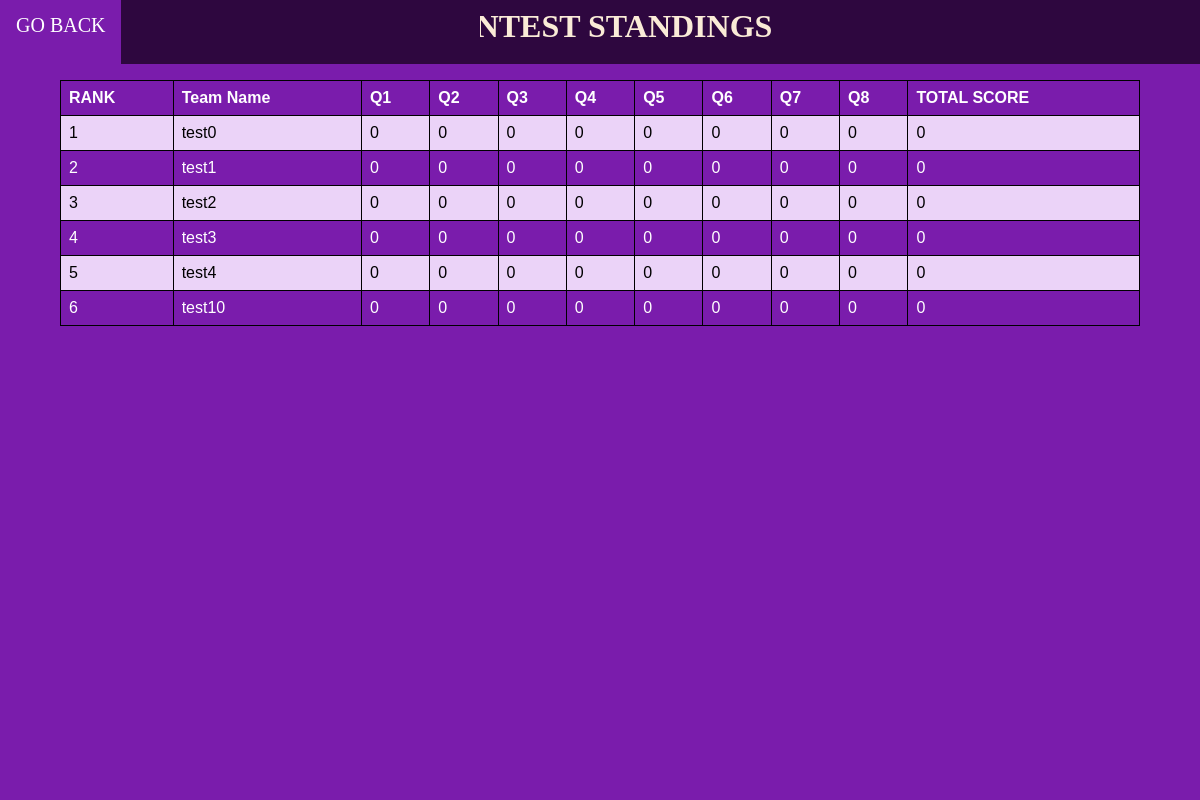
The page /standings/ on the database its author committed.
### app/models.py (models this page shows)
class Result(models.Model):
    id = models.AutoField(primary_key=True)
    user = models.ForeignKey(User, on_delete=models.CASCADE, related_name="result")
    q1s = models.IntegerField(default=0)
    q2s = models.IntegerField(default=0)
    q3s = models.IntegerField(default=0)
    q4s = models.IntegerField(default=0)
    q5s = models.IntegerField(default=0)
    q6s = models.IntegerField(default=0)
    q7s = models.IntegerField(default=0)
    q8s = models.IntegerField(default=0)
    q1t = models.DecimalField(max_digits=14, decimal_places=4, default=0.0000)
    q2t = models.DecimalField(max_digits=14, decimal_places=4, default=0.0000)
    q3t = models.DecimalField(max_digits=14, decimal_places=4, default=0.0000)
    q4t = models.DecimalField(max_digits=14, decimal_places=4, default=0.0000)
    q5t = models.DecimalField(max_digits=14, decimal_places=4, default=0.0000)
    q6t = models.DecimalField(max_digits=14, decimal_places=4, default=0.0000)
    q7t = models.DecimalField(max_digits=14, decimal_places=4, default=0.0000)
    q8t = models.DecimalField(max_digits=14, decimal_places=4, default=0.0000)
    tot_score = models.IntegerField(default=0)
    tot_time = models.DecimalField(max_digits=14, decimal_places=4, default=0.0000)

class User(models.Model):
    id = models.AutoField(primary_key=True)
    username = models.CharField(max_length=100, unique=True)    # set this to unique
    password = models.CharField(max_length=100)
    name = models.CharField(max_length=100)
    contact = models.CharField(max_length=100)
    email = models.EmailField(max_length=100)
    done = models.BooleanField(default=False)
    rem_time = models.IntegerField(default=0)

### app/views.py (the view)
# urls.py: path('standings/', standings_view, name="standings"),
def standings_view(request) :
    res = Result.objects.order_by("-tot_score","tot_time")
    return render(request, 'standings.html',{'results' : res})

### templates/standings.html (shortened to what this page needs)
{% extends "./layout.html" %}
{% block css_link %}
{% load static %}
<link rel = "stylesheet" href = "{% static 'css/styles1.css' %}">
{% endblock %}
{% block top_part %}
<h1>CONTEST STANDINGS</h1>
{% endblock %}
{% block page_content %}
<div class = "content">
	<div id="navbar">
	<ul>
		<li><a href = "{% url 'dashboard' %}">GO BACK</a></li>
	</ul>
	</div>
	<div class = "table-container">
		<table>
			<tr class = "header">
				<th>RANK</th>
				<th>Team Name</th>
				<th>Q1</th>
				<th>Q2</th>
				<th>Q3</th>
				<th>Q4</th>
				<th>Q5</th>
				<th>Q6</th>
				<th>Q7</th>
				<th>Q8</th>
				<th>TOTAL SCORE</th>
			</tr>
			{% for res in results %}
			<tr>
				<td></td>
				<td>{{res.user.username}}</td>
				{% if res.q1s is not none %}
				<td>{{res.q1s}}</td>
				{% else %}
				<td>-</td>
				{% endif %}
				{% if res.q2s is not none %}
				<td>{{res.q2s}}</td>
				{% else %}
				<td>-</td>
				{% endif %}
				{% if res.q3s is not none %}
				<td>{{res.q3s}}</td>
				{% else %}
				<td>-</td>
				{% endif %}
				{% if res.q4s is not none %}
				<td>{{res.q4s}}</td>
				{% else %}
				<td>-</td>
				{% endif %}
				{% if res.q5s is not none %}
				<td>{{res.q5s}}</td>
				{% else %}
				<td>-</td>
				{% endif %}
				{% if res.q6s is not none %}
				<td>{{res.q6s}}</td>
				{% else %}
				<td>-</td>
				{% endif %}
				{% if res.q7s is not none %}
				<td>{{res.q7s}}</td>
				{% else %}
				<td>-</td>
				{% endif %}
				{% if res.q8s is not none %}
				<td>{{res.q8s}}</td>
				{% else %}
				<td>-</td>
				{% endif %}
				{% if res.tot_score is not none %}
				<td>{{res.tot_score}}</td>
				{% else %}
				<td>-</td>
				{% endif %}
			</tr>
			{% endfor %}
		</table>
	</div>
</div>
{% endblock %}

### templates/layout.html (shortened to what this page needs)
<!DOCTYPE html>
<html>
<head>
	{% block css_link %}
	{% endblock %}
</head>
<body>
	<div class = "container"></div>
	<div class = "title-container no-margin">
		{% block top_part %}
		{% endblock %}
	</div>
	{% block page_content %}
	{% endblock %}
</body>
</html>

### app/static/css/styles1.css (style rules this page uses)
body, html { height : 100%; margin : 0; padding : 0; counter-reset: Count-Value; }
* { box-sizing : border-box; }
.container { position: fixed; width : 100%; height : 100%; z-index : -2; background-color: #7A1CAC; background-repeat : no-repeat; background-size : 100% 100%; }
.title-container { position : fixed; left : 0%; z-index : 1; width : 100%; top : 0em; background-color : #2E073F; text-align: center; vertical-align: middle; height : 4em; z-index: 1; }
.no-margin { margin : 0; padding : 0; }
h1 { margin : 0; padding-top : 0.25em; text-align: center; color: antiquewhite; vertical-align: middle; }
.content { position : relative; width : 90%; left : 5%; top : 4em; }
ul { position : fixed; width : 40%; top : 0%; left : 0%; height: 4em; list-style-type: none; margin: 0; padding: 0; overflow: hidden; z-index: 2; background-color: #2E073F; }
li { float: left; }
li a { display: block; color: white; background-color: #AD49E1; height : 4em; text-align: center; padding: 14px 16px; text-decoration: none; font-size: 20px; }
.table-container { position : relative; top : 1em; width: 100%; overflow-x : auto; white-space: nowrap; margin-bottom: 3em; }
table { font-family: arial, sans-serif; border-collapse: collapse; width: 100%; }
td, th { border: 1px solid #000000; text-align: left; padding: 8px; }
th { background-color: #7A1CAC; }
tr:nth-child(even) { background-color: #EBD3F8; }
tr:nth-child(odd) { color : white; }
tr td:first-child:before { counter-increment: Count-Value; content: counter(Count-Value); }

### rows shown on the page
Result: user.username "test0", q1s "0", q2s "0", q3s "0", q4s "0", q5s "0", q6s "0", q7s "0", q8s "0", tot_score "0"
Result: user.username "test1", q1s "0", q2s "0", q3s "0", q4s "0", q5s "0", q6s "0", q7s "0", q8s "0", tot_score "0"
Result: user.username "test2", q1s "0", q2s "0", q3s "0", q4s "0", q5s "0", q6s "0", q7s "0", q8s "0", tot_score "0"
Result: user.username "test3", q1s "0", q2s "0", q3s "0", q4s "0", q5s "0", q6s "0", q7s "0", q8s "0", tot_score "0"
Result: user.username "test4", q1s "0", q2s "0", q3s "0", q4s "0", q5s "0", q6s "0", q7s "0", q8s "0", tot_score "0"
Result: user.username "test10", q1s "0", q2s "0", q3s "0", q4s "0", q5s "0", q6s "0", q7s "0", q8s "0", tot_score "0"
